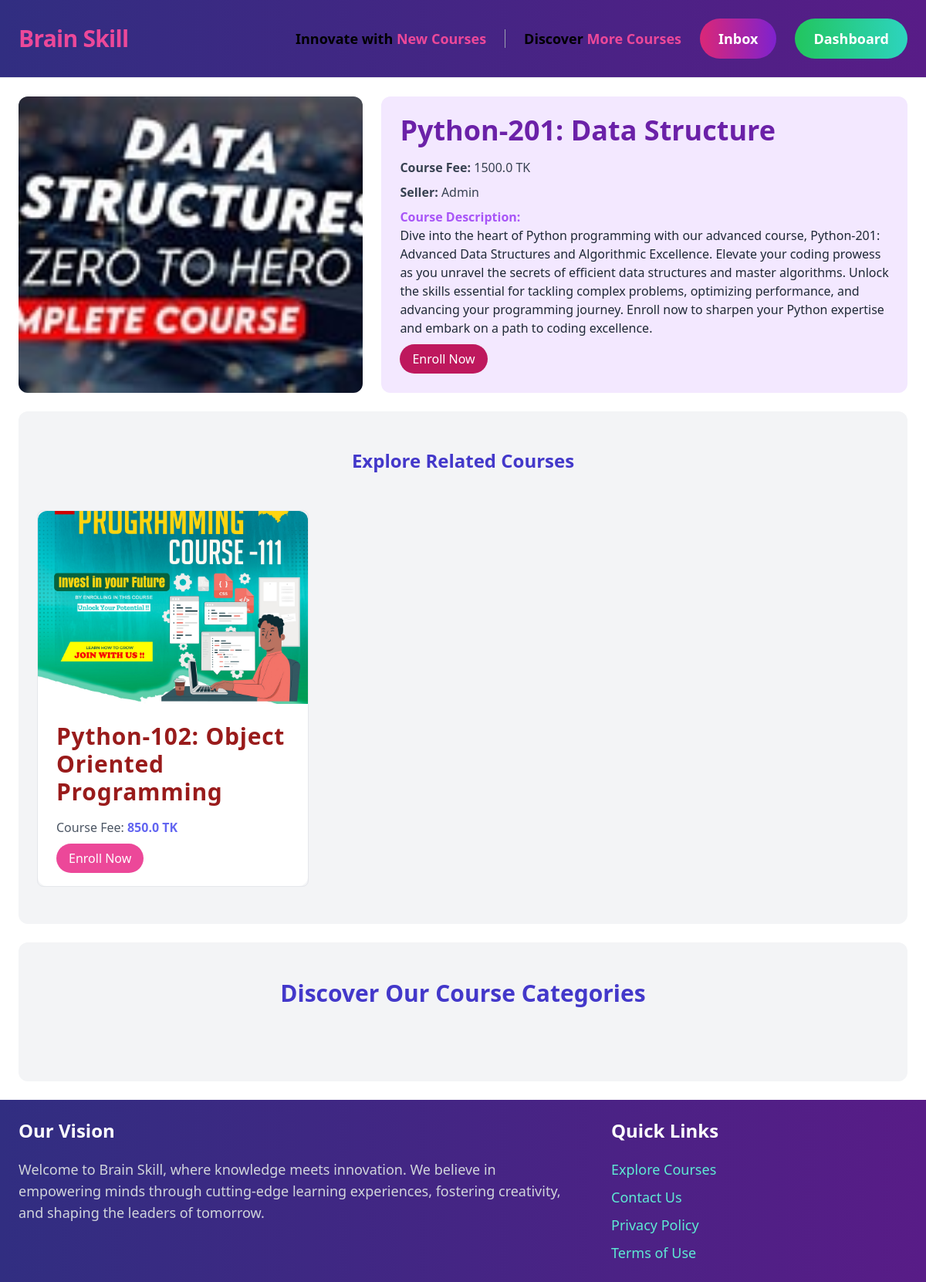
The page /items/4 (signed in) on the database its author committed.
### Item/models.py (models this page shows, shortened)
class Item(models.Model):
    course_categories = models.ForeignKey(Category, related_name='items', on_delete=models.CASCADE)
    course_name = models.CharField(max_length = 255)
    description = models.TextField(blank=True, null= True)
    price = models.FloatField()
    image = models.ImageField(upload_to='item_images', blank=True, null=True)
    is_sold = models.BooleanField(default=False)
    created_by = models.ForeignKey(User, related_name= 'items', on_delete=models.CASCADE)
    created_at = models.DateTimeField(auto_now_add=True)
    class Meta:
        ordering = ('course_categories',)

### Item/views.py (the view)
# urls.py: path('<int:pk>', views.detail, name = 'detail'),
def detail(request, pk):
    item = get_object_or_404(Item, pk=pk)
    related_items = Item.objects.filter(course_categories = item.course_categories, is_sold = False).exclude(pk=pk) [0:3]
    d_item = {
        'item' : item,
        'related_items' : related_items
    }
    return render(request, 'item/detail.html', d_item)

### Item/templates/item/detail.html (shortened to what this page needs)
{% extends 'core/base.html' %}
{% block content %}
    <div class="grid grid-cols-1 md:grid-cols-3 lg:grid-cols-5 gap-6">
        <div class="md:col-span-3 lg:col-span-2">
            <img src="{{ item.image.url }}" class="rounded-xl object-cover w-full h-64 md:h-auto lg:h-96" alt="{{ item.course_name }}">
        </div>
        <div class="md:col-span-3 lg:col-span-3 p-6 bg-purple-100 rounded-xl">
            <h1 class="mb-4 text-4xl font-extrabold text-purple-800">{{ item.course_name }}</h1>
            <p class="text-gray-700 mb-2"><strong>Course Fee: </strong>{{ item.price }} TK</p>
            <p class="text-gray-700 mb-2"><strong>Seller: </strong>{{ item.created_by.username }}</p>
            {% if item.description %}
                <p class="text-gray-800 mb-4">
                    <strong class="text-purple-500">Course Description:</strong><br>
                    {{ item.description }}
                </p>
            {% endif %}
            <a href="#" class="bg-pink-700 text-white py-2 px-4 rounded-full hover:bg-red-800 transition-colors duration-300">Enroll Now</a>
        </div>
    </div>
    <div class='mt-6 px-6 py-12 bg-gray-100 rounded-xl'>
        <h2 class='mb-12 text-2xl text-center font-bold text-indigo-700'> Explore Related Courses</h2>
        <div class="grid grid-cols-3 gap-6">
            {% for item in related_items %}
            <div class="border rounded-lg overflow-hidden transition-transform transform hover:scale-105">
                <a href="{% url 'item:detail' item.id %}" class="block relative">
                    <div class="aspect-ratio aspect-ratio--16x9">
                        <img src="{{ item.image.url }}" class="object-cover rounded-t-xl" alt="{{ item.name }}" style="width: 100%; height: 250px;">
                    </div>
                    <div class="p-6 bg-white rounded-b-xl">
                        <h2 class="text-red-800 text-3xl font-semibold tracking-wide mb-4">{{ item.course_name }}</h2>
                        <p class='text-gray-600 mb-4'>Course Fee: <span class="font-bold text-indigo-500">{{ item.price }} TK</span></p>
                        <a href="#" class="bg-pink-500 text-white py-2 px-4 rounded-full hover:bg-red-700 transition-colors duration-300">Enroll Now</a>
                    </div>
                </a>
            </div>
            {% endfor %}
        </div>
    </div>
    <div class='mt-6 px-6 py-12 bg-gray-100 rounded-xl'>
        <h2 class='mb-12 text-3xl font-semibold text-center text-indigo-700'>Discover Our Course Categories</h2>
    </div>
{% endblock %}

### rows shown on the page
Item: image (picture), course_name "Python-201: Data Structure", price "1500.0", created_by.username "Admin", description "Dive into the heart of Python programming with our advanced course, Python-201: Advanced Data Structures and Algorithmic Excellence. Elevate your coding prowess as you unravel the secrets of efficient data structures and master algorithms. Unlock the skills essential for tackling complex problems, optimizing performance, and advancing your programming journey. Enroll now to sharpen your Python expertise and embark on a path to coding excellence."
Item: image (picture), course_name "Python-102: Object Oriented Programming", price "850.0"
